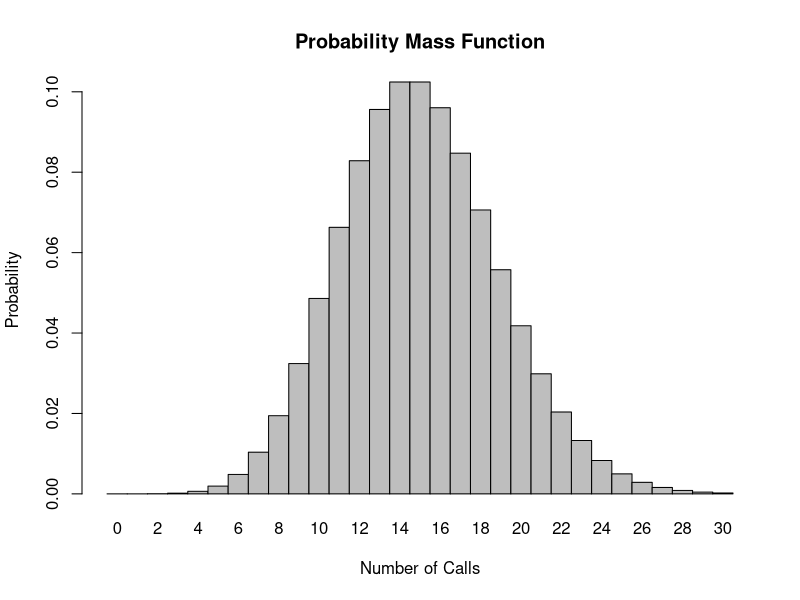
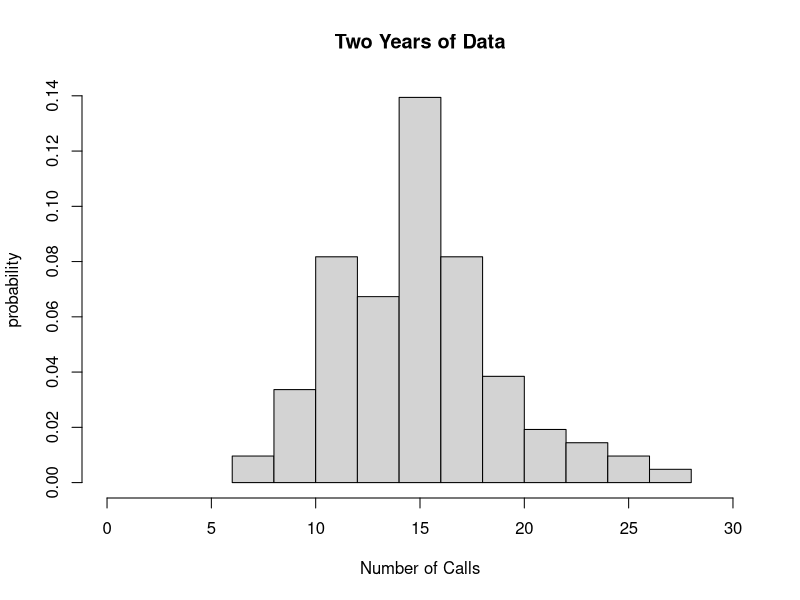

Write R code to recreate these figures, in order.
## ---- chunk 1
knitr::opts_chunk$set(echo = TRUE)
## ---- chunk 2
eight_calls <- ppois(q = 8, lambda = 15, upper.tri(TRUE))
eight_calls
## ---- chunk 3
no_calls <- dpois(x = 0, lambda =15)
no_calls
## ---- chunk 4
three_calls <- dpois(x = 3, lambda =15)
three_calls
## ---- chunk 5
x <- 0:30
l = 15
probset <- dpois(x = x, lambda = l)
barplot(probset, names.arg = x, space = 0, xlab = "Number of Calls", ylab = "Probability", main = "Probability Mass Function")
## ---- chunk 6
two_years <- rpois(104, lambda =15)
two_years
## ---- chunk 7
hist(two_years, probability = TRUE, main = "Two Years of Data",
    xlab = "Number of Calls", ylab = "probability", xlim = c(0,30))
